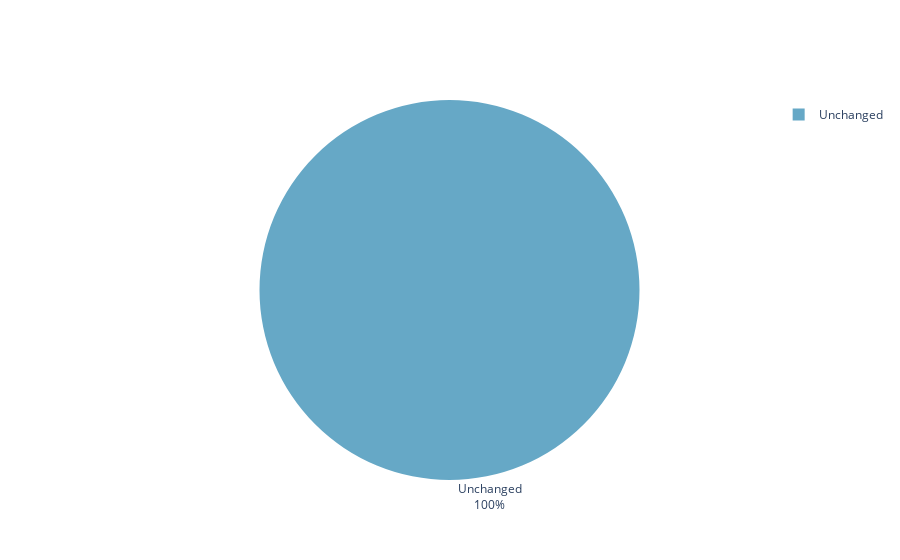

This figure's notebook cell:
### Code cell
fig = vh.create_pie_chart(df_case.to_frame().sort_index(),["count"])
fig.show()

### Figure 1 — Plotly figure (JSON) as saved in the notebook; plotly's stock layout.template omitted (floating-point values rounded to 4 significant figures)
{"data": [{"automargin": true, "hoverinfo": "value", "labels": ["Unchanged"], "marker": {"colors": ["#66A8C6"]}, "textinfo": "label+percent", "textposition": "outside", "type": "pie", "values": [7]}], "layout": {}}
